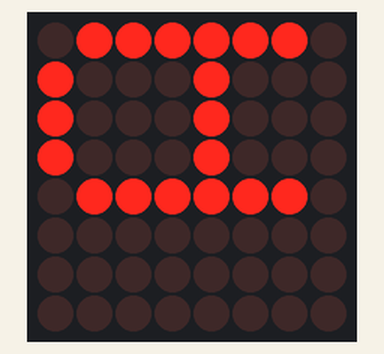
Bench run of a sketch on a simulated Arduino Uno, built with avr-gcc and run on an emulated ATmega328P. On the bench: 8×8 LED matrix.

Above: at 0.1 s.
At 0.6 s:
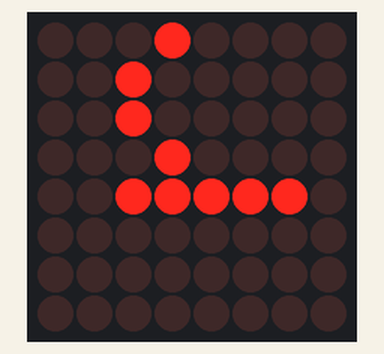
At 1.6 s:
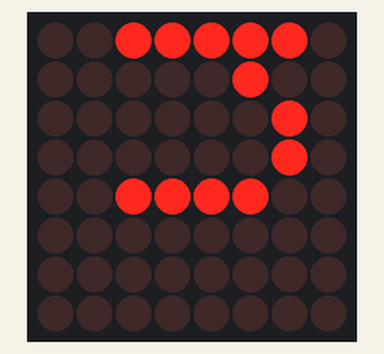
At 3.1 s:
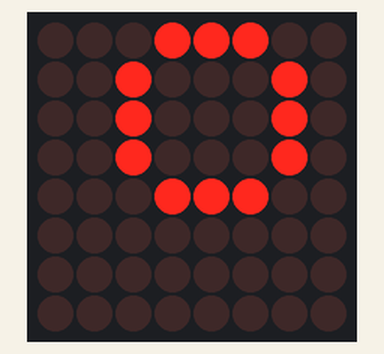
At 19.3 s:
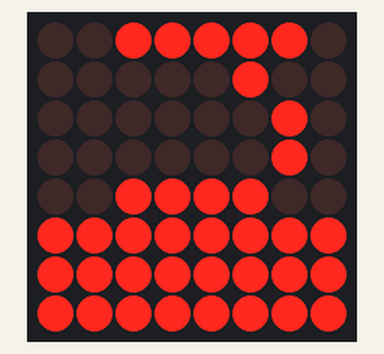
At 39.0 s:
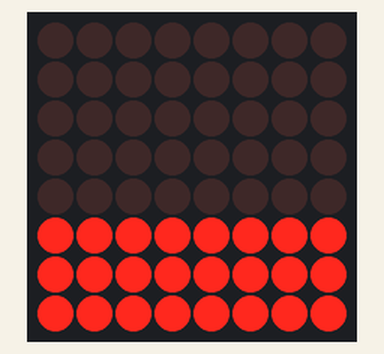

The sketch:

77_max7219_led_dot.ino
```cpp
#include <LedControl.h>

// pin12 is connected to the dataIn
// pin11 is connected to CS
// pin10 is connected to CLK

// LedControl(int dataPin, int clkPin, int csPin, int numDevices=1);
LedControl lc = LedControl(12, 10, 11, 1);

unsigned long delaytime1 = 500;
unsigned long delaytime2 = 50;

void setup() {
  // put your setup code here, to run once:

  // set the shutdown mode for the device
  // void shutdown(int addr, bool status);
  // the MAX72xx is in power-savig mode on startup, we have to wake it up
  // set to false for normal operation, if true then the device goes into power-down mode
  lc.shutdown(0, false);

  lc.setIntensity(0, 8);
  lc.clearDisplay(0);

}

void loop() {
  // put your main code here, to run repeatedly:

  writeArduinoOnMatrix();
  rows();
  columns();
  single();
}

// show the 'a' 'r' 'd' 'u' 'i' 'n' 'o'
void writeArduinoOnMatrix() {
  /* here is the data for the characters */
  // binary code, all 128 charaters, 1 means light, 0 means dont light
  byte a[5]={B01111110,B10001000,B10001000,B10001000,B01111110};
  byte r[5]={B00010000,B00100000,B00100000,B00010000,B00111110};
  byte d[5]={B11111110,B00010010,B00100010,B00100010,B00011100};
  byte u[5]={B00111110,B00000100,B00000010,B00000010,B00111100};
  byte i[5]={B00000000,B00000010,B10111110,B00100010,B00000000};
  byte n[5]={B00011110,B00100000,B00100000,B00010000,B00111110};
  byte o[5]={B00011100,B00100010,B00100010,B00100010,B00011100};

  /* now display them one by one with a small delay */
  // address, row, byte value
  lc.setRow(0,0,a[0]);
  lc.setRow(0,1,a[1]);
  lc.setRow(0,2,a[2]);
  lc.setRow(0,3,a[3]);
  lc.setRow(0,4,a[4]);
  delay(delaytime1);
  lc.setRow(0,0,r[0]);
  lc.setRow(0,1,r[1]);
  lc.setRow(0,2,r[2]);
  lc.setRow(0,3,r[3]);
  lc.setRow(0,4,r[4]);
  delay(delaytime1);
  lc.setRow(0,0,d[0]);
  lc.setRow(0,1,d[1]);
  lc.setRow(0,2,d[2]);
  lc.setRow(0,3,d[3]);
  lc.setRow(0,4,d[4]);
  delay(delaytime1);
  lc.setRow(0,0,u[0]);
  lc.setRow(0,1,u[1]);
  lc.setRow(0,2,u[2]);
  lc.setRow(0,3,u[3]);
  lc.setRow(0,4,u[4]);
  delay(delaytime1);
  lc.setRow(0,0,i[0]);
  lc.setRow(0,1,i[1]);
  lc.setRow(0,2,i[2]);
  lc.setRow(0,3,i[3]);
  lc.setRow(0,4,i[4]);
  delay(delaytime1);
  lc.setRow(0,0,n[0]);
  lc.setRow(0,1,n[1]);
  lc.setRow(0,2,n[2]);
  lc.setRow(0,3,n[3]);
  lc.setRow(0,4,n[4]);
  delay(delaytime1);
  lc.setRow(0,0,o[0]);
  lc.setRow(0,1,o[1]);
  lc.setRow(0,2,o[2]);
  lc.setRow(0,3,o[3]);
  lc.setRow(0,4,o[4]);
  delay(delaytime1);
  lc.setRow(0,0,0);
  lc.setRow(0,1,0);
  lc.setRow(0,2,0);
  lc.setRow(0,3,0);
  lc.setRow(0,4,0);
  delay(delaytime1);
}


// this function lights up some leds in a row
void rows(){

  // LED at B10100000 will blink
  for(int row = 0; row < 8; row++){
    delay(delaytime2);
    lc.setRow(0, row, B10100000);
    delay(delaytime2);
    lc.setRow(0, row, B00000000);
    for(int i = 0; i < row; i++){
      delay(delaytime2);
      lc.setRow(0, row, B10100000);
      delay(delaytime2);
      lc.setRow(0, row, B00000000);
    }
  }
}


// this function lights up some leds in column
void columns(){
  for(int col = 0; col < 8; col++){
    delay(delaytime2);
    lc.setColumn(0, col, B10100000);
    delay(delaytime2);
    lc.setColumn(0, col, B00000000);
    for(int i = 0; i < col; i++){
      delay(delaytime2);
      lc.setColumn(0, col, B10100000);
      delay(delaytime2);
      lc.setColumn(0, col, B00000000);
    }
  }
}

// this function will light up every LED on the matrix
void single(){
  for(int row = 0; row < 8; row++){
    for(int col = 0; col < 8; col++){
      delay(delaytime2);
      lc.setLed(0, row, col, true);
      delay(delaytime2);

    }
  }
}
```

Measured:
- what the display in image 1 shows lasts 0.5 s, from 0.5 s to 1.0 s
- what the display in image 5 shows lasts 0.5 s, from 39.0 s to 39.5 s
